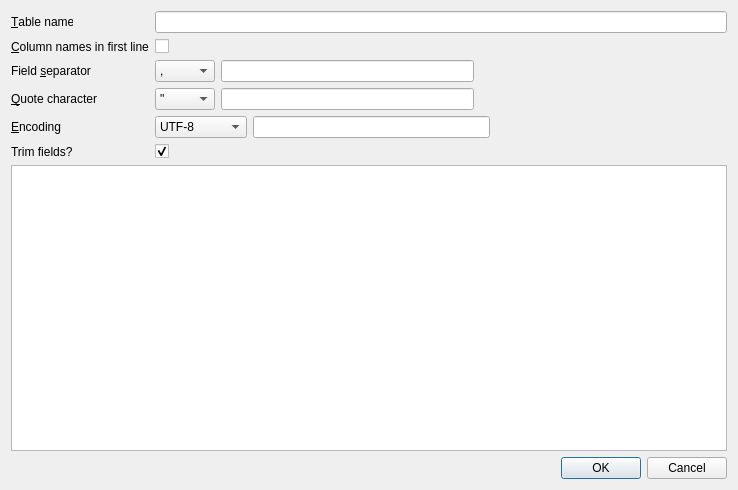
<?xml version="1.0" encoding="UTF-8"?>
<ui version="4.0">
 <class>ImportCsvDialog</class>
 <widget class="QDialog" name="ImportCsvDialog">
  <property name="geometry">
   <rect>
    <x>0</x>
    <y>0</y>
    <width>738</width>
    <height>490</height>
   </rect>
  </property>
  <property name="windowTitle">
   <string>Import CSV file</string>
  </property>
  <layout class="QVBoxLayout" name="verticalLayout">
   <item>
    <layout class="QFormLayout" name="formLayout">
     <property name="fieldGrowthPolicy">
      <enum>QFormLayout::ExpandingFieldsGrow</enum>
     </property>
     <item row="0" column="0">
      <widget class="QLabel" name="labelName">
       <property name="text">
        <string>&amp;Table name</string>
       </property>
       <property name="buddy">
        <cstring>editName</cstring>
       </property>
      </widget>
     </item>
     <item row="0" column="1">
      <widget class="QLineEdit" name="editName"/>
     </item>
     <item row="1" column="0">
      <widget class="QLabel" name="labelHeader">
       <property name="text">
        <string>&amp;Column names in first line</string>
       </property>
       <property name="buddy">
        <cstring>checkboxHeader</cstring>
       </property>
      </widget>
     </item>
     <item row="1" column="1">
      <widget class="QCheckBox" name="checkboxHeader">
       <property name="text">
        <string/>
       </property>
      </widget>
     </item>
     <item row="3" column="0">
      <widget class="QLabel" name="labelSeparator">
       <property name="text">
        <string>Field &amp;separator</string>
       </property>
       <property name="buddy">
        <cstring>comboSeparator</cstring>
       </property>
      </widget>
     </item>
     <item row="3" column="1">
      <layout class="QHBoxLayout" name="horizontalLayout">
       <item>
        <widget class="QComboBox" name="comboSeparator">
         <item>
          <property name="text">
           <string>,</string>
          </property>
         </item>
         <item>
          <property name="text">
           <string>;</string>
          </property>
         </item>
         <item>
          <property name="text">
           <string>Tab</string>
          </property>
         </item>
         <item>
          <property name="text">
           <string>|</string>
          </property>
         </item>
         <item>
          <property name="text">
           <string>Other</string>
          </property>
         </item>
        </widget>
       </item>
       <item>
        <widget class="QLineEdit" name="editCustomSeparator">
         <property name="maxLength">
          <number>1</number>
         </property>
        </widget>
       </item>
       <item>
        <spacer name="horizontalSpacer">
         <property name="orientation">
          <enum>Qt::Horizontal</enum>
         </property>
         <property name="sizeHint" stdset="0">
          <size>
           <width>40</width>
           <height>20</height>
          </size>
         </property>
        </spacer>
       </item>
      </layout>
     </item>
     <item row="4" column="0">
      <widget class="QLabel" name="labelQuote">
       <property name="text">
        <string>&amp;Quote character</string>
       </property>
       <property name="buddy">
        <cstring>comboQuote</cstring>
       </property>
      </widget>
     </item>
     <item row="4" column="1">
      <layout class="QHBoxLayout" name="horizontalLayout_2">
       <item>
        <widget class="QComboBox" name="comboQuote">
         <item>
          <property name="text">
           <string>&quot;</string>
          </property>
         </item>
         <item>
          <property name="text">
           <string>'</string>
          </property>
         </item>
         <item>
          <property name="text">
           <string/>
          </property>
         </item>
         <item>
          <property name="text">
           <string>Other</string>
          </property>
         </item>
        </widget>
       </item>
       <item>
        <widget class="QLineEdit" name="editCustomQuote">
         <property name="maxLength">
          <number>1</number>
         </property>
        </widget>
       </item>
       <item>
        <spacer name="horizontalSpacer_2">
         <property name="orientation">
          <enum>Qt::Horizontal</enum>
         </property>
         <property name="sizeHint" stdset="0">
          <size>
           <width>40</width>
           <height>20</height>
          </size>
         </property>
        </spacer>
       </item>
      </layout>
     </item>
     <item row="5" column="0">
      <widget class="QLabel" name="labelEncoding">
       <property name="text">
        <string>&amp;Encoding</string>
       </property>
       <property name="buddy">
        <cstring>comboEncoding</cstring>
       </property>
      </widget>
     </item>
     <item row="5" column="1">
      <layout class="QHBoxLayout" name="horizontalLayout_3">
       <item>
        <widget class="QComboBox" name="comboEncoding">
         <item>
          <property name="text">
           <string>UTF-8</string>
          </property>
         </item>
         <item>
          <property name="text">
           <string>UTF-16</string>
          </property>
         </item>
         <item>
          <property name="text">
           <string>ISO-8859-1</string>
          </property>
         </item>
         <item>
          <property name="text">
           <string>Other</string>
          </property>
         </item>
        </widget>
       </item>
       <item>
        <widget class="QLineEdit" name="editCustomEncoding"/>
       </item>
       <item>
        <spacer name="horizontalSpacer_3">
         <property name="orientation">
          <enum>Qt::Horizontal</enum>
         </property>
         <property name="sizeHint" stdset="0">
          <size>
           <width>40</width>
           <height>20</height>
          </size>
         </property>
        </spacer>
       </item>
      </layout>
     </item>
     <item row="6" column="0">
      <widget class="QLabel" name="labelTrim">
       <property name="text">
        <string>Trim fields?</string>
       </property>
      </widget>
     </item>
     <item row="6" column="1">
      <widget class="QCheckBox" name="checkBoxTrimFields">
       <property name="text">
        <string/>
       </property>
       <property name="checked">
        <bool>true</bool>
       </property>
      </widget>
     </item>
    </layout>
   </item>
   <item>
    <widget class="QTableWidget" name="tablePreview"/>
   </item>
   <item>
    <widget class="QDialogButtonBox" name="buttonBox">
     <property name="orientation">
      <enum>Qt::Horizontal</enum>
     </property>
     <property name="standardButtons">
      <set>QDialogButtonBox::Cancel|QDialogButtonBox::Ok</set>
     </property>
    </widget>
   </item>
  </layout>
 </widget>
 <tabstops>
  <tabstop>editName</tabstop>
  <tabstop>checkboxHeader</tabstop>
  <tabstop>comboSeparator</tabstop>
  <tabstop>editCustomSeparator</tabstop>
  <tabstop>comboQuote</tabstop>
  <tabstop>editCustomQuote</tabstop>
  <tabstop>comboEncoding</tabstop>
  <tabstop>editCustomEncoding</tabstop>
  <tabstop>checkBoxTrimFields</tabstop>
  <tabstop>tablePreview</tabstop>
 </tabstops>
 <resources/>
 <connections>
  <connection>
   <sender>buttonBox</sender>
   <signal>accepted()</signal>
   <receiver>ImportCsvDialog</receiver>
   <slot>accept()</slot>
   <hints>
    <hint type="sourcelabel">
     <x>261</x>
     <y>480</y>
    </hint>
    <hint type="destinationlabel">
     <x>157</x>
     <y>274</y>
    </hint>
   </hints>
  </connection>
  <connection>
   <sender>buttonBox</sender>
   <signal>rejected()</signal>
   <receiver>ImportCsvDialog</receiver>
   <slot>reject()</slot>
   <hints>
    <hint type="sourcelabel">
     <x>329</x>
     <y>480</y>
    </hint>
    <hint type="destinationlabel">
     <x>286</x>
     <y>274</y>
    </hint>
   </hints>
  </connection>
  <connection>
   <sender>checkboxHeader</sender>
   <signal>toggled(bool)</signal>
   <receiver>ImportCsvDialog</receiver>
   <slot>updatePreview()</slot>
   <hints>
    <hint type="sourcelabel">
     <x>187</x>
     <y>46</y>
    </hint>
    <hint type="destinationlabel">
     <x>354</x>
     <y>45</y>
    </hint>
   </hints>
  </connection>
  <connection>
   <sender>comboSeparator</sender>
   <signal>currentIndexChanged(int)</signal>
   <receiver>ImportCsvDialog</receiver>
   <slot>updatePreview()</slot>
   <hints>
    <hint type="sourcelabel">
     <x>216</x>
     <y>71</y>
    </hint>
    <hint type="destinationlabel">
     <x>445</x>
     <y>64</y>
    </hint>
   </hints>
  </connection>
  <connection>
   <sender>comboQuote</sender>
   <signal>currentIndexChanged(int)</signal>
   <receiver>ImportCsvDialog</receiver>
   <slot>updatePreview()</slot>
   <hints>
    <hint type="sourcelabel">
     <x>224</x>
     <y>100</y>
    </hint>
    <hint type="destinationlabel">
     <x>350</x>
     <y>88</y>
    </hint>
   </hints>
  </connection>
  <connection>
   <sender>editName</sender>
   <signal>textChanged(QString)</signal>
   <receiver>ImportCsvDialog</receiver>
   <slot>checkInput()</slot>
   <hints>
    <hint type="sourcelabel">
     <x>609</x>
     <y>13</y>
    </hint>
    <hint type="destinationlabel">
     <x>631</x>
     <y>45</y>
    </hint>
   </hints>
  </connection>
  <connection>
   <sender>editCustomSeparator</sender>
   <signal>textChanged(QString)</signal>
   <receiver>ImportCsvDialog</receiver>
   <slot>updatePreview()</slot>
   <hints>
    <hint type="sourcelabel">
     <x>325</x>
     <y>70</y>
    </hint>
    <hint type="destinationlabel">
     <x>577</x>
     <y>76</y>
    </hint>
   </hints>
  </connection>
  <connection>
   <sender>editCustomQuote</sender>
   <signal>textChanged(QString)</signal>
   <receiver>ImportCsvDialog</receiver>
   <slot>updatePreview()</slot>
   <hints>
    <hint type="sourcelabel">
     <x>467</x>
     <y>101</y>
    </hint>
    <hint type="destinationlabel">
     <x>530</x>
     <y>90</y>
    </hint>
   </hints>
  </connection>
  <connection>
   <sender>comboEncoding</sender>
   <signal>currentIndexChanged(int)</signal>
   <receiver>ImportCsvDialog</receiver>
   <slot>updatePreview()</slot>
   <hints>
    <hint type="sourcelabel">
     <x>198</x>
     <y>131</y>
    </hint>
    <hint type="destinationlabel">
     <x>572</x>
     <y>121</y>
    </hint>
   </hints>
  </connection>
  <connection>
   <sender>editCustomEncoding</sender>
   <signal>textChanged(QString)</signal>
   <receiver>ImportCsvDialog</receiver>
   <slot>updatePreview()</slot>
   <hints>
    <hint type="sourcelabel">
     <x>378</x>
     <y>132</y>
    </hint>
    <hint type="destinationlabel">
     <x>540</x>
     <y>133</y>
    </hint>
   </hints>
  </connection>
  <connection>
   <sender>checkBoxTrimFields</sender>
   <signal>toggled(bool)</signal>
   <receiver>ImportCsvDialog</receiver>
   <slot>updatePreview()</slot>
   <hints>
    <hint type="sourcelabel">
     <x>191</x>
     <y>189</y>
    </hint>
    <hint type="destinationlabel">
     <x>368</x>
     <y>244</y>
    </hint>
   </hints>
  </connection>
 </connections>
 <slots>
  <slot>updatePreview()</slot>
  <slot>checkInput()</slot>
 </slots>
</ui>
